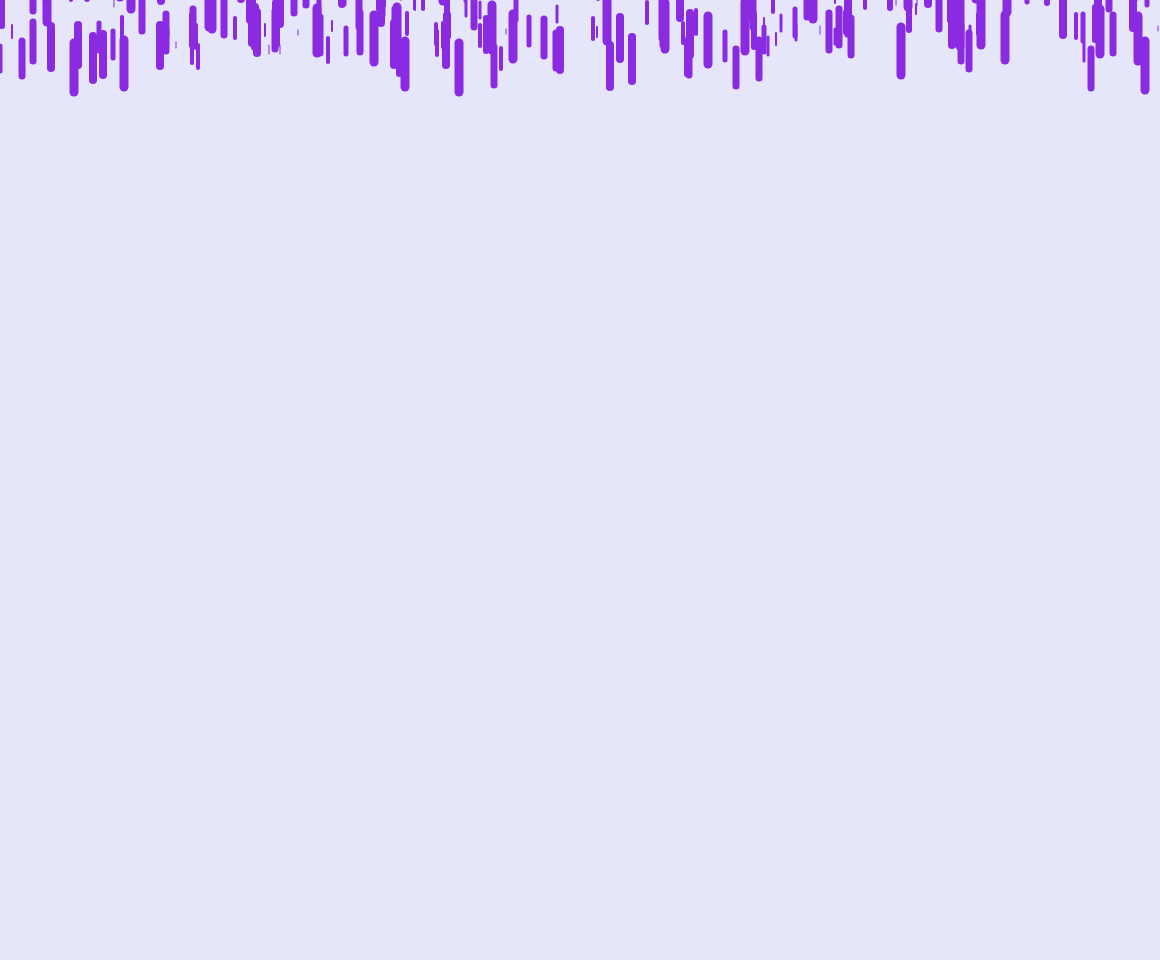
Frame 1 (no input)
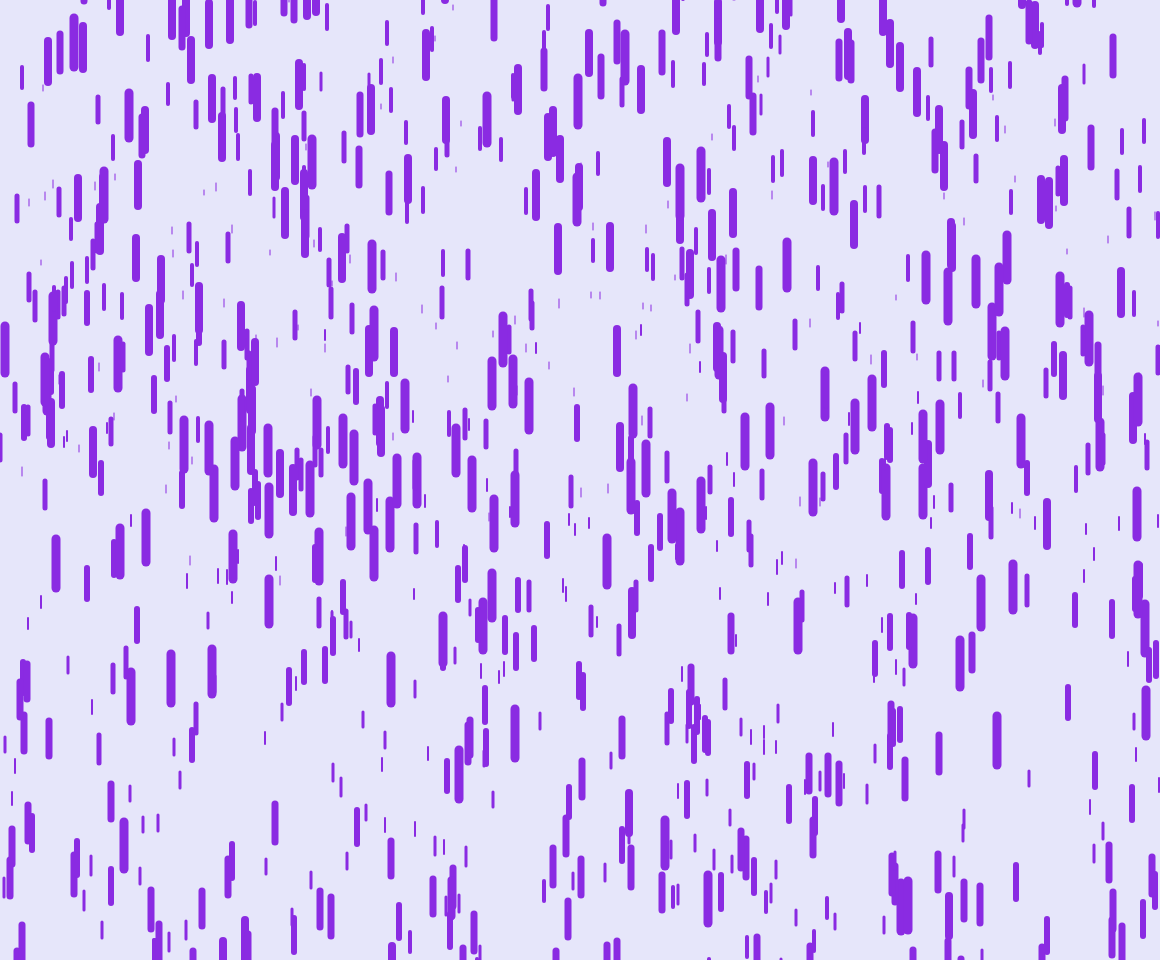
Frame 60 (no input)
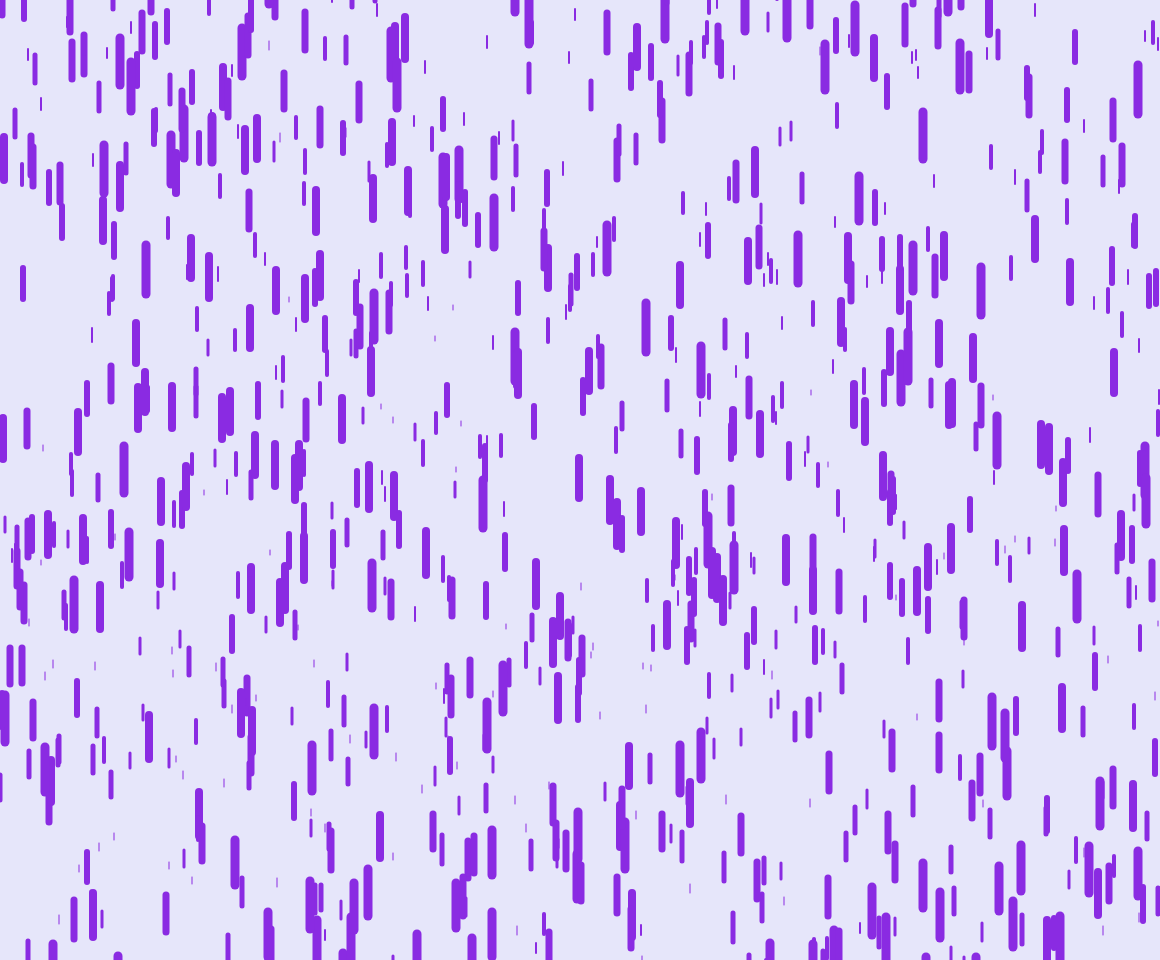
Frame 120 (the mouse pressed at the canvas centre since frame 60)

The p5.js sketch that drew these frames (run headless with seeded random() and noise() and a simulated clock; from frame 60 on, the mouse is pressed at the canvas centre):

// p5.js sketch
// ── sketch.js
//background (230, 230, 250)
//rain (138, 43, 226)

var drops = [];

var w = window.innerWidth - 40;
var h = window.innerHeight - 40;

function setup() {
	createCanvas(w, h);
	for (var i = 0; i < 1000; i++){
		drops[i] = new Drop;
	}
}

function draw()	{
	background(230, 230, 250);
	for (var i = 0; i < 1000; i++){
		drops[i].show();
		drops[i].move();
	}
}

function Drop(){
	this.x = floor(random(0, w));
	this.y = floor(random(-300, 50));
	this.z = floor(random(5, 50));

	var x = this.x;
	var y = this.y;
	var z = this.z;

	this.move = function(){
		y += z;
		if (y > h){
			y = floor(random(-300, 50));
		}
	}

	this.show = function(){
		stroke(138, 43, 226);
		strokeWeight(floor(z/5));
		line(x,y,x,y+z);
	}
}
